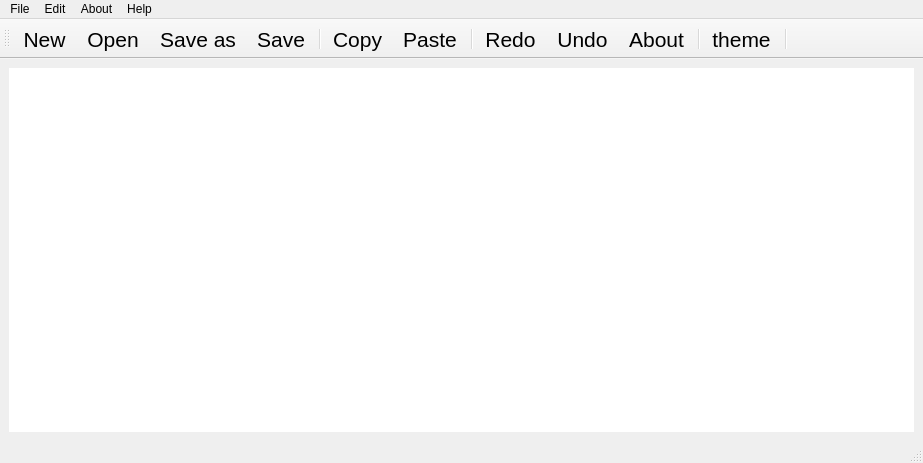
<?xml version="1.0" encoding="UTF-8"?>
<ui version="4.0">
 <class>MainWindow</class>
 <widget class="QMainWindow" name="MainWindow">
  <property name="geometry">
   <rect>
    <x>0</x>
    <y>0</y>
    <width>923</width>
    <height>463</height>
   </rect>
  </property>
  <property name="windowTitle">
   <string>MainWindow</string>
  </property>
  <widget class="QWidget" name="centralwidget">
   <layout class="QHBoxLayout" name="horizontalLayout">
    <item>
     <widget class="QTextEdit" name="textEdit">
      <property name="font">
       <font>
        <family>Segoe UI</family>
        <pointsize>11</pointsize>
        <bold>false</bold>
       </font>
      </property>
      <property name="focusPolicy">
       <enum>Qt::StrongFocus</enum>
      </property>
      <property name="contextMenuPolicy">
       <enum>Qt::DefaultContextMenu</enum>
      </property>
      <property name="frameShape">
       <enum>QFrame::NoFrame</enum>
      </property>
      <property name="frameShadow">
       <enum>QFrame::Sunken</enum>
      </property>
     </widget>
    </item>
   </layout>
  </widget>
  <widget class="QMenuBar" name="menubar">
   <property name="geometry">
    <rect>
     <x>0</x>
     <y>0</y>
     <width>923</width>
     <height>21</height>
    </rect>
   </property>
   <widget class="QMenu" name="menuFile">
    <property name="title">
     <string>File</string>
    </property>
    <addaction name="actionNew"/>
    <addaction name="actionOpen"/>
    <addaction name="separator"/>
    <addaction name="actionSave"/>
    <addaction name="actionSave_as"/>
   </widget>
   <widget class="QMenu" name="menuEdit">
    <property name="title">
     <string>Edit</string>
    </property>
    <addaction name="actionCut"/>
    <addaction name="actionCopy"/>
    <addaction name="actionPaste"/>
    <addaction name="separator"/>
    <addaction name="actionRedo_2"/>
    <addaction name="actionUndo"/>
   </widget>
   <widget class="QMenu" name="menuAbout">
    <property name="title">
     <string>About</string>
    </property>
    <addaction name="actionAbout_2"/>
   </widget>
   <widget class="QMenu" name="menuHelp">
    <property name="title">
     <string>Help</string>
    </property>
    <addaction name="actionHelp"/>
   </widget>
   <addaction name="menuFile"/>
   <addaction name="menuEdit"/>
   <addaction name="menuAbout"/>
   <addaction name="menuHelp"/>
  </widget>
  <widget class="QStatusBar" name="statusbar"/>
  <widget class="QToolBar" name="toolBar">
   <property name="font">
    <font>
     <family>Segoe UI</family>
     <pointsize>16</pointsize>
    </font>
   </property>
   <property name="contextMenuPolicy">
    <enum>Qt::NoContextMenu</enum>
   </property>
   <property name="windowTitle">
    <string>toolBar</string>
   </property>
   <property name="autoFillBackground">
    <bool>false</bool>
   </property>
   <attribute name="toolBarArea">
    <enum>TopToolBarArea</enum>
   </attribute>
   <attribute name="toolBarBreak">
    <bool>false</bool>
   </attribute>
   <addaction name="actionNew"/>
   <addaction name="actionOpen"/>
   <addaction name="actionSave_as"/>
   <addaction name="actionSave"/>
   <addaction name="separator"/>
   <addaction name="actionCopy"/>
   <addaction name="actionPaste"/>
   <addaction name="separator"/>
   <addaction name="actionRedo_2"/>
   <addaction name="actionUndo"/>
   <addaction name="actionAbout_2"/>
   <addaction name="separator"/>
   <addaction name="actiontheme"/>
   <addaction name="separator"/>
  </widget>
  <action name="actionNew">
   <property name="icon">
    <iconset resource="Resource.qrc">
     <normaloff>:/rec/img/add-file.png</normaloff>:/rec/img/add-file.png</iconset>
   </property>
   <property name="text">
    <string>New</string>
   </property>
   <property name="shortcut">
    <string>Ctrl+N</string>
   </property>
  </action>
  <action name="actionOpen">
   <property name="icon">
    <iconset resource="Resource.qrc">
     <normaloff>:/rec/img/open.png</normaloff>:/rec/img/open.png</iconset>
   </property>
   <property name="text">
    <string>Open</string>
   </property>
   <property name="shortcut">
    <string>Ctrl+O</string>
   </property>
  </action>
  <action name="actionSave">
   <property name="icon">
    <iconset resource="Resource.qrc">
     <normaloff>:/rec/img/save_better.png</normaloff>:/rec/img/save_better.png</iconset>
   </property>
   <property name="text">
    <string>Save</string>
   </property>
   <property name="shortcut">
    <string>Ctrl+S</string>
   </property>
  </action>
  <action name="actionSave_as">
   <property name="icon">
    <iconset resource="Resource.qrc">
     <normaloff>:/rec/img/save.png</normaloff>:/rec/img/save.png</iconset>
   </property>
   <property name="text">
    <string>Save as</string>
   </property>
   <property name="shortcut">
    <string>Ctrl+Shift+S</string>
   </property>
  </action>
  <action name="actionCut">
   <property name="icon">
    <iconset resource="Resource.qrc">
     <normaloff>:/rec/img/cut.png</normaloff>:/rec/img/cut.png</iconset>
   </property>
   <property name="text">
    <string>Cut</string>
   </property>
  </action>
  <action name="actionCopy">
   <property name="icon">
    <iconset resource="Resource.qrc">
     <normaloff>:/rec/img/copy.png</normaloff>:/rec/img/copy.png</iconset>
   </property>
   <property name="text">
    <string>Copy</string>
   </property>
  </action>
  <action name="actionPaste">
   <property name="icon">
    <iconset resource="Resource.qrc">
     <normaloff>:/rec/img/paste.png</normaloff>:/rec/img/paste.png</iconset>
   </property>
   <property name="text">
    <string>Paste</string>
   </property>
  </action>
  <action name="actionRedo">
   <property name="icon">
    <iconset resource="Resource.qrc">
     <normaloff>:/rec/img/redo.png</normaloff>:/rec/img/redo.png</iconset>
   </property>
   <property name="text">
    <string>Redo</string>
   </property>
  </action>
  <action name="actionRedo_2">
   <property name="icon">
    <iconset resource="Resource.qrc">
     <normaloff>:/rec/img/redo.png</normaloff>:/rec/img/redo.png</iconset>
   </property>
   <property name="text">
    <string>Redo</string>
   </property>
  </action>
  <action name="actionAbout_Notepad">
   <property name="text">
    <string>About Notepad</string>
   </property>
  </action>
  <action name="actionUndo">
   <property name="icon">
    <iconset resource="Resource.qrc">
     <normaloff>:/rec/img/undo.png</normaloff>:/rec/img/undo.png</iconset>
   </property>
   <property name="text">
    <string>Undo</string>
   </property>
  </action>
  <action name="actionHelp">
   <property name="text">
    <string>Help</string>
   </property>
  </action>
  <action name="actionAbout">
   <property name="icon">
    <iconset resource="Resource.qrc">
     <normaloff>:/rec/img/about.png</normaloff>:/rec/img/about.png</iconset>
   </property>
   <property name="text">
    <string>About</string>
   </property>
  </action>
  <action name="actionAbout_2">
   <property name="icon">
    <iconset resource="Resource.qrc">
     <normaloff>:/rec/img/about.png</normaloff>:/rec/img/about.png</iconset>
   </property>
   <property name="text">
    <string>About</string>
   </property>
  </action>
  <action name="actiontheme">
   <property name="icon">
    <iconset resource="Resource.qrc">
     <normaloff>:/rec/img/darktheme.png</normaloff>:/rec/img/darktheme.png</iconset>
   </property>
   <property name="text">
    <string>theme</string>
   </property>
   <property name="menuRole">
    <enum>QAction::NoRole</enum>
   </property>
  </action>
 </widget>
 <resources>
  <include location="Resource.qrc"/>
 </resources>
 <connections/>
</ui>
